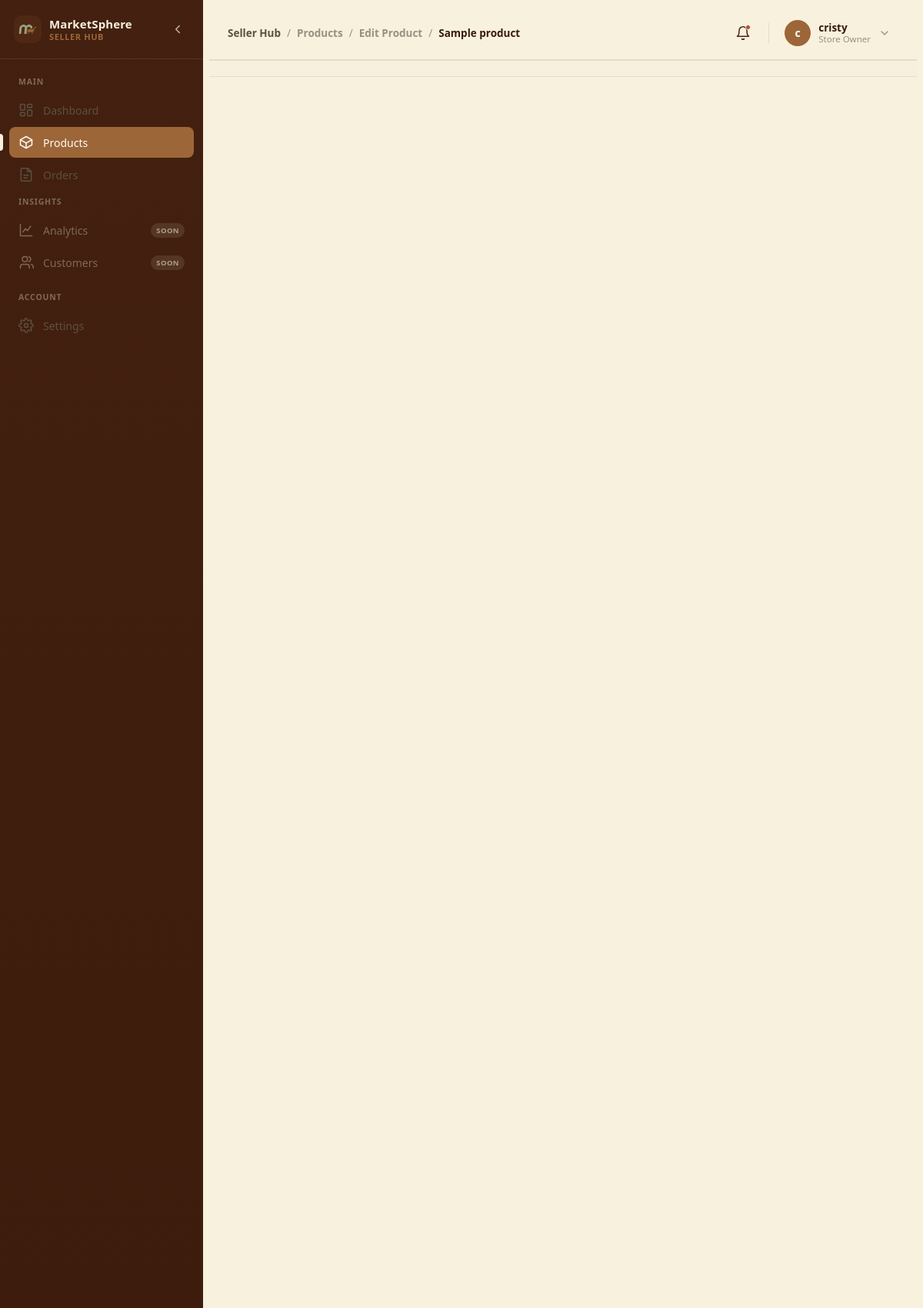
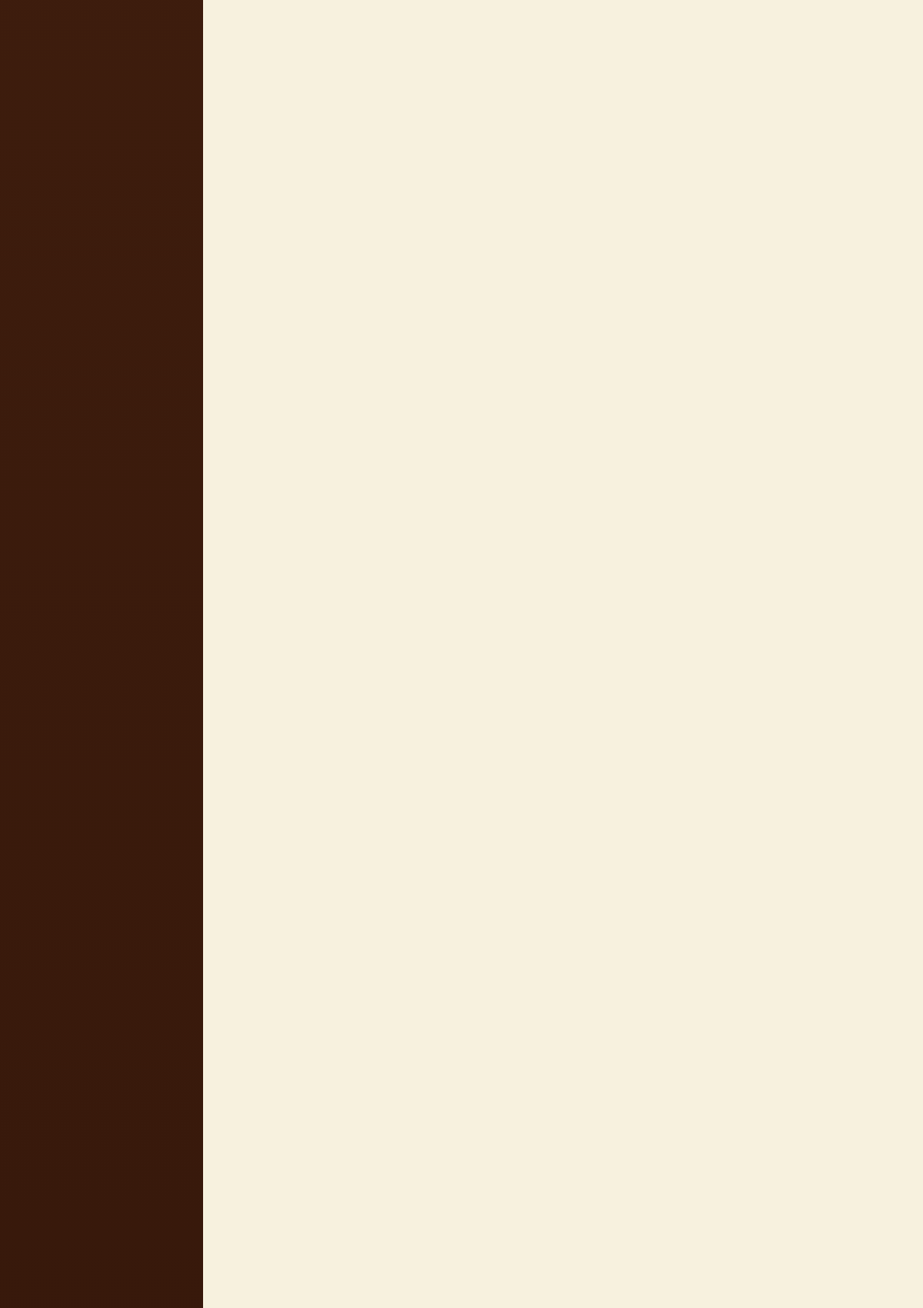
Page /seller/products/edit-product/sample-product (signed in, upper part) on the committed database (2 pictures, top to bottom).
### products/models.py (models this page shows, shortened)
class TimeStampedModel(models.Model):
    created_at = models.DateTimeField(auto_now_add=True)
    updated_at = models.DateTimeField(auto_now=True)
    class Meta:
        abstract = True

class Product(TimeStampedModel):
    class Status(models.TextChoices):
        DRAFT = "draft", "Draft"
        PUBLISHED = "published", "Published"
        HIDDEN = "hidden", "Hidden"
        OUT_OF_STOCK = "out_of_stock", "Out of Stock"
        ARCHIVED = "archived", "Archived",
        PENDING = "pending", "Pending",
    category = models.ForeignKey(
        Category, on_delete=models.PROTECT, related_name="products",  null=True, blank=True
    )
    brand = models.ForeignKey(
        Brand, on_delete=models.SET_NULL, null=True, blank=True, related_name="products"
    )
    seller = models.ForeignKey(
        "accounts.Seller",
        on_delete=models.CASCADE,
        related_name="products",
        null=True,
        blank=True,
    )
    name = models.CharField(max_length=255)
    slug = models.SlugField(unique=True)
    short_description = models.CharField(max_length=300, blank=True, null=True)
    description = models.TextField(blank=True, null=True)
    sku = models.CharField(max_length=100, unique=True, null=True, blank=True)
    barcode = models.CharField(max_length=100, blank=True, null=True)
    price = models.DecimalField(max_digits=10, decimal_places=2, null=True, blank=True)
    discount_price = models.DecimalField(
        max_digits=10, decimal_places=2, null=True, blank=True
    )
    stock_quantity = models.PositiveIntegerField(default=0)
    min_stock_level = models.PositiveIntegerField(default=5)
    weight = models.DecimalField(max_digits=8, decimal_places=2, null=True, blank=True)
    status = models.CharField(
        max_length=20,
        choices=Status.choices,
        default=Status.DRAFT,
    )
    is_featured = models.BooleanField(default=False)
    class Meta:
        ordering = ["-created_at"]
    @property
    def primary_image(self):
        return self.images.filter(is_primary=True).first()  # type: ignore[attr-defined]

### accounts/models.py (models this page shows, shortened)
class Seller(models.Model):
    class Status(models.TextChoices):
        DRAFT = "draft", "Draft"
        PENDING = "pending", "Pending"
        VERIFIED = "verified", "Verified"
        DEACTIVATED = "deactivated", "Deactivated"
        SUSPENDED = "suspended", "Suspended"
        BLOCKED = "blocked", "Blocked"
        REJECTED = "rejected", "Rejected"
    user = models.OneToOneField(
        settings.AUTH_USER_MODEL,
        on_delete=models.CASCADE,
        related_name="seller_profile",
    )
    store_email = models.EmailField(blank=True, null=True)
    store_name = models.CharField(max_length=100)
    slug = models.SlugField(unique=True, help_text="Unique URL for the seller store.")
    store_description = models.TextField(blank=True, null=True)
    store_logo = models.ImageField(upload_to="store_logos/", blank=True, null=True)
    store_banner = models.ImageField(upload_to="store_banners/", blank=True, null=True)
    status = models.CharField(
        max_length=20, choices=Status.choices, default=Status.DRAFT
    )
    verification_notes = models.TextField(
        blank=True, null=True, help_text="Reason for rejection or notes from the admin."
    )
    created_at = models.DateTimeField(auto_now_add=True)
    updated_at = models.DateTimeField(auto_now=True)
    class Meta:
        ordering = ["-created_at"]
        verbose_name = "Seller"
        verbose_name_plural = "Sellers"

class User(AbstractUser):
    class AccountStatus(models.TextChoices):
        UNVERIFIED = "UNVERIFIED", "Unverified"
        VERIFIED = "VERIFIED", "Verified"
        SUSPENDED = "SUSPENDED", "Suspended"
        DEACTIVATED = "DEACTIVATED", "Deactivated"
        BLOCKED = "BLOCKED", "Blocked"
    contact = models.CharField(max_length=20, blank=True)
    profile_image_url = models.URLField(blank=True, null=True, max_length=500)
    account_status = models.CharField(
        max_length=20,
        choices=AccountStatus.choices,
        default=AccountStatus.UNVERIFIED,
    )

### seller_dashboard/views.py (the view, shortened to what this page needs)
# urls.py: path("products/edit-product/<slug:product_slug>", views.edit_products, name="edit-product"),
def edit_products(request, product_slug):
    product = get_edit_product_by_slug(product_slug, request.user.seller_profile)
    context = {
        "product": product,
    }
    return render(
        request,
        "products/edit.html",
        context,
    )

### accounts/context_processors.py (called while the page is built)
def seller_context(request):
    if request.user.is_authenticated:
        seller = getattr(request.user, "seller_profile", None)
    else:
        seller = None
    return {
        "seller": seller,
    }

### admin_panel/context_processors.py (called while the page is built)
def _calculate_change(current, previous, is_decimal=False):
    if previous > 0:
        return ((current - previous) / previous) * 100
    if is_decimal:
        return Decimal("100.00") if current > 0 else Decimal("0.00")
    return 100 if current > 0 else 0

### orders/services.py (called while the page is built)
def get_seller_orders(seller):
    return (
        SellerOrder.objects.filter(seller=seller)
        .select_related(
            "order",
            "order__user",
        )
        .prefetch_related(
            "items",
            "items__product",
        )
        .order_by("-created_at")
    )

### products/context_processors.py (called while the page is built)
def categories(request):
    user = request.user
    return {
        "categories": get_all_categories(),
        "brands": get_all_brands(),
        "wishlist_count": wishlist_count(user) if user.is_authenticated else 0,
        "cart_count": cart_count(user) if user.is_authenticated else 0,
    }

### products/services.py (called while the page is built)
def get_all_categories():
    categories = Category.objects.filter(parent=None, is_active=True).prefetch_related(
        Prefetch(
            "children",
            queryset=Category.objects.filter(is_active=True).prefetch_related(
                Prefetch(
                    "children",
                    queryset=Category.objects.filter(is_active=True),
                )
            ),
        )
    )
    return categories

def get_all_brands():
    brands = Brand.objects.filter(is_active=True)
    return brands

def get_edit_product_by_slug(product_slug, seller):
    return get_object_or_404(
        Product.objects.select_related("category", "brand").prefetch_related("images"),
        slug=product_slug,
        seller=seller,
    )

def wishlist_count(user):
    if not getattr(user, "is_authenticated", False):
        return 0
    return WishlistItem.objects.filter(user=user).count()

def get_or_create_cart(user):
    cart, created = Cart.objects.get_or_create(user=user)
    return cart

def cart_count(user):
    cart = get_or_create_cart(user)
    return (
        CartItem.objects.filter(cart=cart).aggregate(total_quantity=Sum("quantity"))[
            "total_quantity"
        ]
        or 0
    )

### seller_dashboard/templates/products/edit.html (shortened to what this page needs)
{% extends 'base_dashboard.html' %}
{% load static %}
{% block active_page %}
  products
{% endblock %}
{% block breadcrumb %}
  <span class="sd-breadcrumb-sep">/</span>
  <a href="{% url 'products-list' %}" class="sd-breadcrumb-current" style="color:var(--sd-caption-color); font-weight:600;">Products</a>
  <span class="sd-breadcrumb-sep">/</span>
  <a href="#" class="sd-breadcrumb-current" style="color:var(--sd-caption-color); font-weight:600;">Edit Product</a>
  <span class="sd-breadcrumb-sep">/</span>
  <span class="sd-breadcrumb-current">{{ product.name }}</span>
{% endblock %}
{% block css %}
  <link rel="stylesheet" href="{% static '/css/product_form.css' %}" />
{% endblock %}
{% block seller_content %}
  <div class="pf-page" id="pfPage" data-dirty="false">
    <form id="pfProductForm" class="pf-form" novalidate>
      <div class="pf-layout">
        <div class="pf-main">
        </div>
        <aside class="pf-sidebar">
        </aside>
      </div>
    </form>
  </div>
{% endblock %}

### seller_dashboard/templates/base_dashboard.html (shortened to what this page needs)
{% load static %}
<!DOCTYPE html>
<html lang="en">
  <head>
    <link rel="stylesheet" href="{% static '/css/dashboard.css' %}" />
    <link rel="stylesheet" href="https://cdn.jsdelivr.net/npm/bootstrap-icons@1.11.3/font/bootstrap-icons.min.css" />
    {% block css %}
    {% endblock %}
  </head>
  <body data-active-page="{% block active_page %}{% endblock %}">
    <div class="sd-shell" id="sdShell">
      <aside class="sd-sidebar" id="sdSidebar" aria-label="Seller navigation">
        <div class="sd-sidebar-head">
          <a href="{% url 'home' %}" class="sd-brand">
            <span class="sd-brand-mark"><img src="{% static 'images/logo-icon.png' %}" alt="" class="sd-brand-logo" /></span>
            <span class="sd-brand-text">
              <strong>MarketSphere</strong>
              <small>Seller Hub</small>
            </span>
          </a>
          <button type="button" class="sd-collapse-btn" id="sdCollapseBtn" aria-label="Collapse sidebar" aria-pressed="false">
            <svg viewBox="0 0 24 24" width="18" height="18" fill="none" stroke="currentColor" stroke-width="2" stroke-linecap="round" stroke-linejoin="round">
              <polyline points="15 18 9 12 15 6"></polyline>
            </svg>
          </button>
        </div>
        <nav class="sd-nav" aria-label="Dashboard sections">
          <span class="sd-nav-label">Main</span>
          <ul class="sd-nav-list">
            <li class="sd-nav-item">
              <a href="{% url 'dashboard' %}" class="sd-nav-link" data-page="dashboard">
                <span class="sd-nav-icon" aria-hidden="true">
                </span>
                <span class="sd-nav-text">Dashboard</span>
              </a>
            </li>
            <li class="sd-nav-item">
              <a href="{% url 'products-list' %}" class="sd-nav-link" data-page="products">
                <span class="sd-nav-icon" aria-hidden="true">
                  <svg viewBox="0 0 24 24" width="20" height="20" fill="none" stroke="currentColor" stroke-width="1.8" stroke-linecap="round" stroke-linejoin="round">
                    <path d="M21 8 12 3 3 8l9 5 9-5Z"></path>
                    <path d="M3 8v8l9 5 9-5V8"></path>
                    <path d="M12 13v8"></path>
                  </svg>
                </span>
                <span class="sd-nav-text">Products</span>
              </a>
            </li>
            <li class="sd-nav-item">
              <a href="{% url 'orders-list' %}" class="sd-nav-link" data-page="orders">
                <span class="sd-nav-icon" aria-hidden="true">
                  <svg viewBox="0 0 24 24" width="20" height="20" fill="none" stroke="currentColor" stroke-width="1.8" stroke-linecap="round" stroke-linejoin="round">
                    <path d="M6 2h9l5 5v13a2 2 0 0 1-2 2H6a2 2 0 0 1-2-2V4a2 2 0 0 1 2-2Z"></path>
                    <path d="M14 2v5h5"></path>
                    <path d="M8.5 13h7"></path>
                    <path d="M8.5 17h5"></path>
                  </svg>
                </span>
                <span class="sd-nav-text">Orders</span>
              </a>
            </li>
          </ul>
          <span class="sd-nav-label">Insights</span>
          <ul class="sd-nav-list">
            <li class="sd-nav-item">
              <a href="#" class="sd-nav-link is-disabled" data-page="analytics" aria-disabled="true" tabindex="-1">
                <span class="sd-nav-icon" aria-hidden="true">
                  <svg viewBox="0 0 24 24" width="20" height="20" fill="none" stroke="currentColor" stroke-width="1.8" stroke-linecap="round" stroke-linejoin="round">
                    <path d="M3 3v18h18"></path>
                    <path d="M7 15l4-5 3 3 5-7"></path>
                  </svg>
                </span>
                <span class="sd-nav-text">Analytics</span>
                <span class="sd-nav-badge">Soon</span>
              </a>
            </li>
            <li class="sd-nav-item">
              <a href="#" class="sd-nav-link is-disabled" data-page="customers" aria-disabled="true" tabindex="-1">
                <span class="sd-nav-icon" aria-hidden="true">
                </span>
                <span class="sd-nav-text">Customers</span>
                <span class="sd-nav-badge">Soon</span>
              </a>
            </li>
          </ul>
          <span class="sd-nav-label">Account</span>
          <ul class="sd-nav-list">
            <li class="sd-nav-item">
              <a href="{% url 'dashboard-settings' %}" class="sd-nav-link" data-page="settings">
                <span class="sd-nav-icon" aria-hidden="true">
                </span>
                <span class="sd-nav-text">Settings</span>
              </a>
            </li>
          </ul>
        </nav>
      </aside>
      <div class="sd-main">
        <header class="sd-topbar">
          <div class="sd-topbar-left">
            <nav class="sd-breadcrumb" aria-label="Breadcrumb">
              <a href="#" class="sd-breadcrumb-root">Seller Hub</a>
              {% block breadcrumb %}{% endblock %}
            </nav>
          </div>
          <div class="sd-topbar-right">
            <button type="button" class="sd-icon-btn sd-notif-btn" aria-label="Notifications">
              <svg viewBox="0 0 24 24" width="20" height="20" fill="none" stroke="currentColor" stroke-width="1.8" stroke-linecap="round" stroke-linejoin="round">
                <path d="M18 8a6 6 0 1 0-12 0c0 7-3 9-3 9h18s-3-2-3-9"></path>
                <path d="M13.73 21a2 2 0 0 1-3.46 0"></path>
              </svg>
              <span class="sd-notif-dot" aria-hidden="true"></span>
            </button>
            <div class="sd-seller-chip" aria-haspopup="true" aria-expanded="false">
              <span class="sd-seller-avatar" aria-hidden="true">
                {% if dashboard_seller.user.profile_picture %}
                  <img src="{{ dashboard_seller.user.profile_picture }}" />
                {% else %}
                  {{ dashboard_seller.user.username|slice:1 }}
                {% endif %}
              </span>
              <span class="sd-seller-info">
                <strong class="sd-seller-name">{{ dashboard_seller.user.username }}</strong>
                <small class="sd-seller-role">Store Owner</small>
              </span>
              <svg class="sd-seller-caret" viewBox="0 0 24 24" width="16" height="16" fill="none" stroke="currentColor" stroke-width="2" stroke-linecap="round" stroke-linejoin="round">
                <polyline points="6 9 12 15 18 9"></polyline>
              </svg>
            </div>
          </div>
        </header>
        <div class="header-message-row">
        </div>
        <main class="sd-content">
          {% block seller_content %}
          {% endblock %}
        </main>
      </div>
    </div>
  </body>
</html>

### seller_dashboard/static/css/product_form.css (style rules this page uses)
.pf-page { --pf-accent: var(--sd-accent, #9D6638); --pf-accent-soft: var(--sd-accent-soft, rgba(157, 102, 56, 0.12)); --pf-accent-ring: var(--sd-accent-ring, rgba(157, 102, 56, 0.22)); --pf-dark: var(--sd-dark, #4E220F); --pf-success: var(--sd-success, #4f7d54); --pf-warning: var(--sd-warning, #b7802b); --pf-danger: var(--sd-danger, #b54b3b); --pf-border: var(--sd-border, #E4DCC8); --pf-bg: var(--sd-bg, #F7F1DE); --pf-muted: var(--sd-muted, #B0BA99); --pf-surface: var(--sd-surface-raised, #FFFFFF); --pf-heading: var(--sd-heading-color, #3A1B0E); --pf-body: var(--sd-body-color, #5B5142); --pf-caption: var(--sd-caption-color, #9A9082); --pf-radius-card: var(--sd-radius-card, 14px); --pf-radius-control: var(--sd-radius-control, 1px); --pf-radius-pill: var(--sd-radius-pill, 40px); --pf-ease: var(--sd-ease, cubic-bezier(0.22, 1, 0.36, 1)); --pf-transition-fast: var(--sd-transition-fast, 0.18s var(--pf-ease)); --pf-transition: var(--sd-transition, 0.28s var(--pf-ease)); --pf-shadow-sm: var(--sd-shadow-sm, 0 1px 2px rgba(58, 27, 14, 0.06)); --pf-shadow-md: var(--sd-shadow-md, 0 8px 24px rgba(58, 27, 14, 0.08)); --pf-shadow-lg: var(--sd-shadow-lg, 0 18px 46px rgba(58, 27, 14, 0.14)); --pf-footer-h: 76px; }
.pf-page { display: flex; flex-direction: column; gap: 22px; padding-bottom: calc(var(--pf-footer-h) + 20px); }
.pf-layout { display: grid; grid-template-columns: 1fr 340px; gap: 22px; align-items: start; }
.pf-main { display: flex; flex-direction: column; gap: 20px; min-width: 0; }
.pf-sidebar { display: flex; flex-direction: column; gap: 18px; position: sticky; top: calc(var(--sd-topbar-height, 68px) + 20px); }

### rows in the picture
Product: name "Sample product"
Seller: user.username "c", user.username "cristy"
